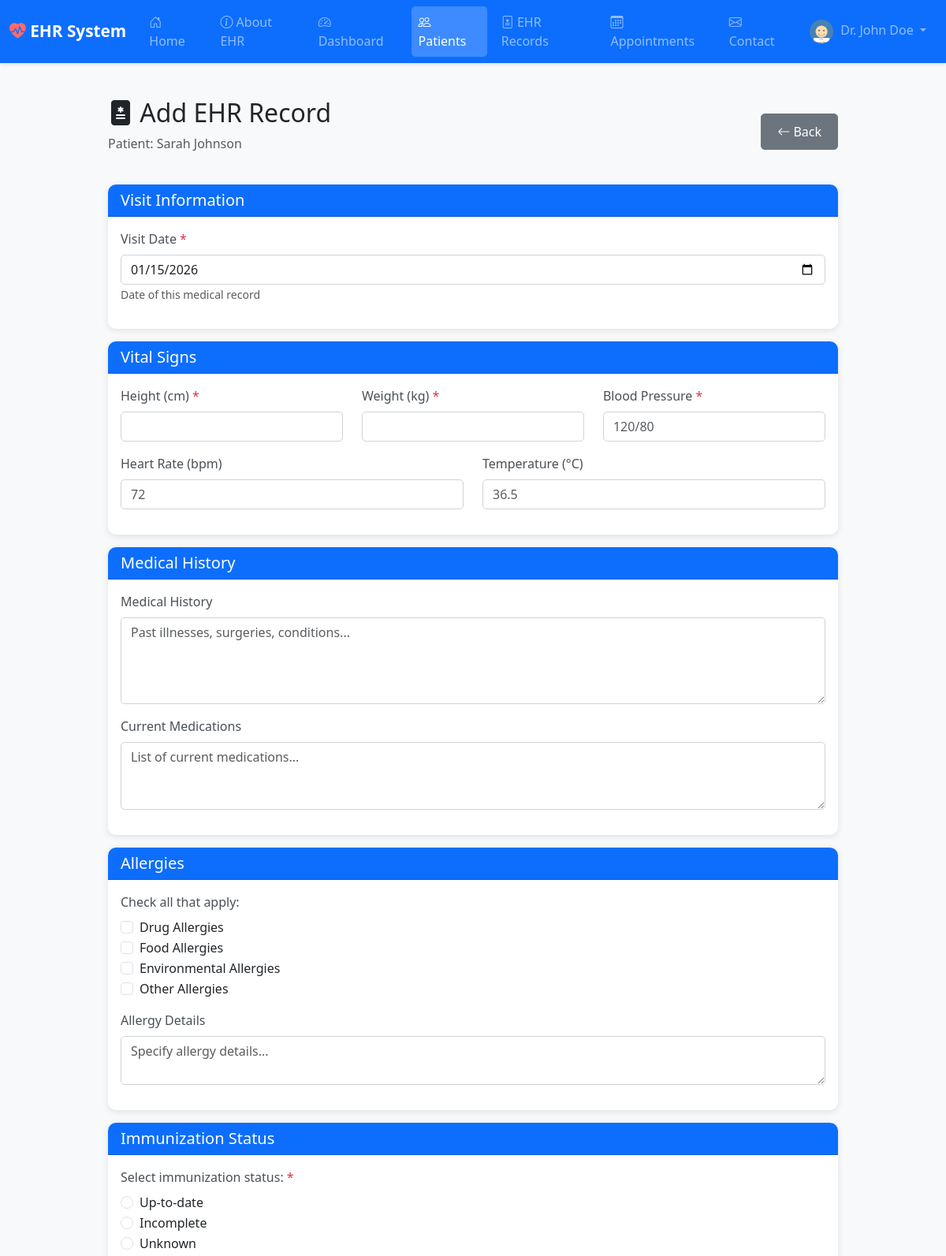
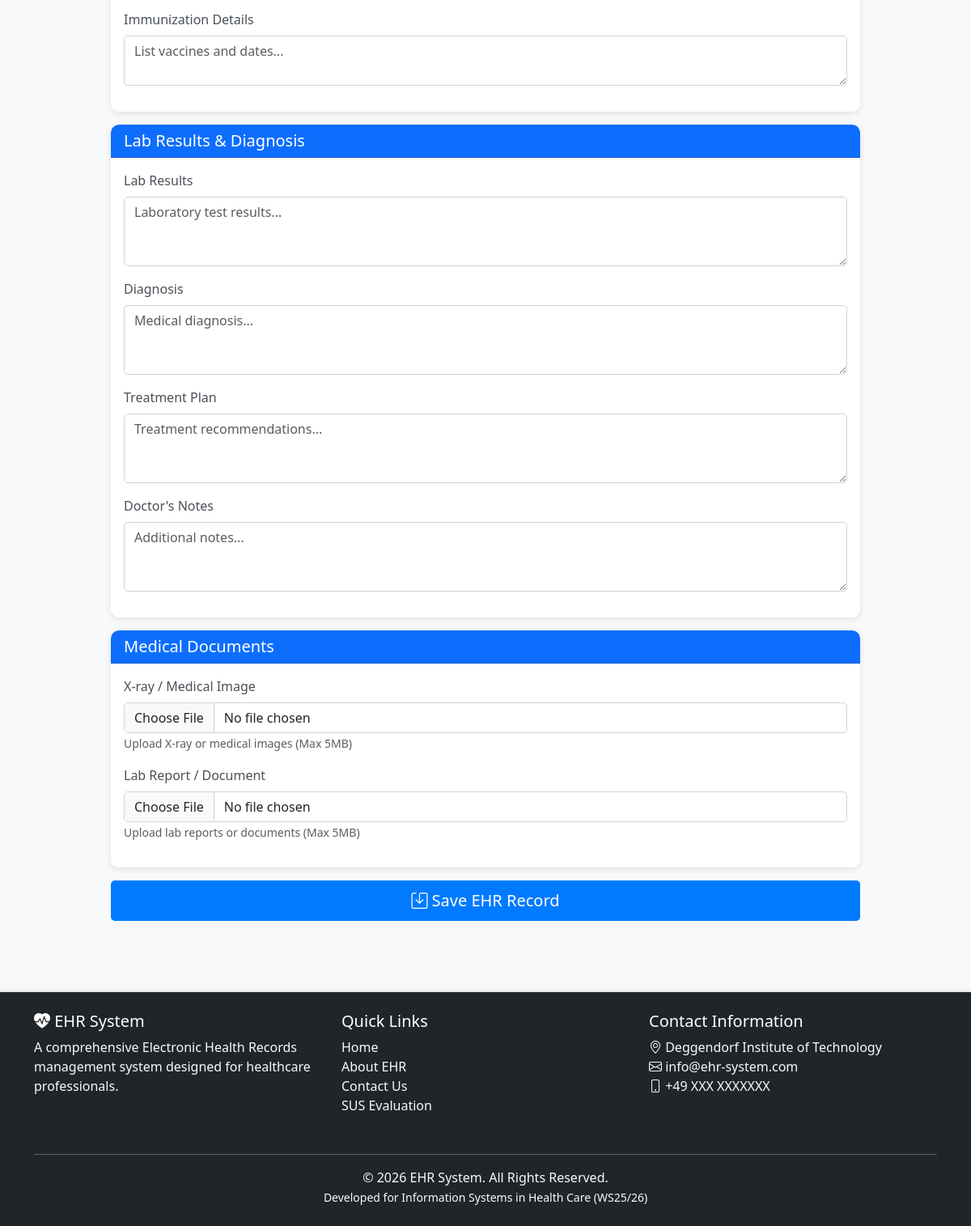
Screenshot of /modules/patients/add_ehr.php?patient_id=1 (signed in) with the database file from the repository (2 pictures, top to bottom).
### tables this page shows
CREATE TABLE IF NOT EXISTS doctors (
    doctor_id INT AUTO_INCREMENT PRIMARY KEY,
    first_name VARCHAR(50) NOT NULL,
    last_name VARCHAR(50) NOT NULL,
    email VARCHAR(100) NOT NULL UNIQUE,
    username VARCHAR(50) NOT NULL UNIQUE,
    password VARCHAR(255) NOT NULL,   
    phone VARCHAR(20),
    specialization VARCHAR(100),
    license_number VARCHAR(50),
    profile_image VARCHAR(255),   
    is_verified TINYINT(1) DEFAULT 0,   
    verification_token VARCHAR(100),     
    reset_token VARCHAR(100),            
    reset_token_expiry DATETIME,         
    created_at TIMESTAMP DEFAULT CURRENT_TIMESTAMP,
    updated_at TIMESTAMP DEFAULT CURRENT_TIMESTAMP ON UPDATE CURRENT_TIMESTAMP
);

CREATE TABLE IF NOT EXISTS patients (
    patient_id INT AUTO_INCREMENT PRIMARY KEY,
    doctor_id INT NOT NULL,   
    first_name VARCHAR(50) NOT NULL,
    last_name VARCHAR(50) NOT NULL,
    date_of_birth DATE NOT NULL,
    gender ENUM('Male', 'Female', 'Other') NOT NULL,   
    blood_group VARCHAR(5),
    phone VARCHAR(20),
    email VARCHAR(100),
    address TEXT,
    emergency_contact_name VARCHAR(100),
    emergency_contact_phone VARCHAR(20),
    profile_image VARCHAR(255),   
    created_at TIMESTAMP DEFAULT CURRENT_TIMESTAMP,
    updated_at TIMESTAMP DEFAULT CURRENT_TIMESTAMP ON UPDATE CURRENT_TIMESTAMP,
    FOREIGN KEY (doctor_id) REFERENCES doctors(doctor_id) ON DELETE CASCADE
);

### modules/patients/add_ehr.php (the view, shortened to what the rows shown need)
<?php
require_once '../../config/database.php';
$base_url = "../../";
$doctor_id = $_SESSION['doctor_id'];
$patient_id = (int)$_GET['patient_id'];
$stmt = $conn->prepare("SELECT first_name, last_name FROM patients WHERE patient_id = ? AND doctor_id = ?");
$stmt->bind_param("ii", $patient_id, $doctor_id);
$stmt->execute();
$result = $stmt->get_result();
$patient = $result->fetch_assoc();
?>
<?php include '../../includes/header.php'; ?>
<div class="container mt-4">
    <div class="row">
        <div class="col-lg-10 mx-auto">
            <div class="d-flex justify-content-between align-items-center mb-4">
                <div>
                    <h2><i class="bi bi-file-medical-fill"></i> Add EHR Record</h2>
                    <p class="text-muted">Patient: <?php echo htmlspecialchars($patient['first_name'] . ' ' . $patient['last_name']); ?></p>
                </div>
            </div>
        </div>
    </div>
</div>
<?php include '../../includes/footer.php'; ?>

### includes/navbar.php (shortened to what the rows shown need)
<?php
global $base_url;
$is_logged_in = isset($_SESSION['doctor_id']) && !empty($_SESSION['doctor_id']);
$doctor_name = $is_logged_in ? $_SESSION['doctor_name'] : 'Guest';
?>
<nav class="navbar navbar-expand-lg navbar-dark bg-primary sticky-top">
    <div class="container-fluid">
        <div class="collapse navbar-collapse" id="navbarNav">
            <ul class="navbar-nav ms-auto">
                <?php if($is_logged_in): ?>
                    <li class="nav-item dropdown">
                        <a class="nav-link dropdown-toggle" href="#" id="navbarDropdown" role="button" data-bs-toggle="dropdown" aria-expanded="false">
                            <?php
                            if (isset($_SESSION['doctor_id'])) {
                                $doctor_id = $_SESSION['doctor_id'];
                                $stmt = $conn->prepare("SELECT profile_image FROM doctors WHERE doctor_id = ?");
                                $stmt->bind_param("i", $doctor_id);
                                $stmt->execute();
                                $result = $stmt->get_result();
                                $doctor_profile = $result->fetch_assoc();
                                if ($doctor_profile && $doctor_profile['profile_image']):
                            ?>
                                <img src="<?php echo $base_url; ?>uploads/profile_pics/<?php echo $doctor_profile['profile_image']; ?>" class="rounded-circle" width="30" height="30" style="object-fit: cover; margin-right: 5px;">
                            <?php else: ?>
                                <i class="bi bi-person-circle"></i>
                            <?php
                                endif;
                            }
                            ?>
                            Dr. <?php echo htmlspecialchars($doctor_name); ?>
                        </a>
                    </li>
                <?php endif; ?>
            </ul>
        </div>
    </div>
</nav>

### rows the page displays
doctors: profile_image (picture)
patients: first_name+last_name "Sarah Johnson"

### other values shown
$doctor_name "John Doe"
